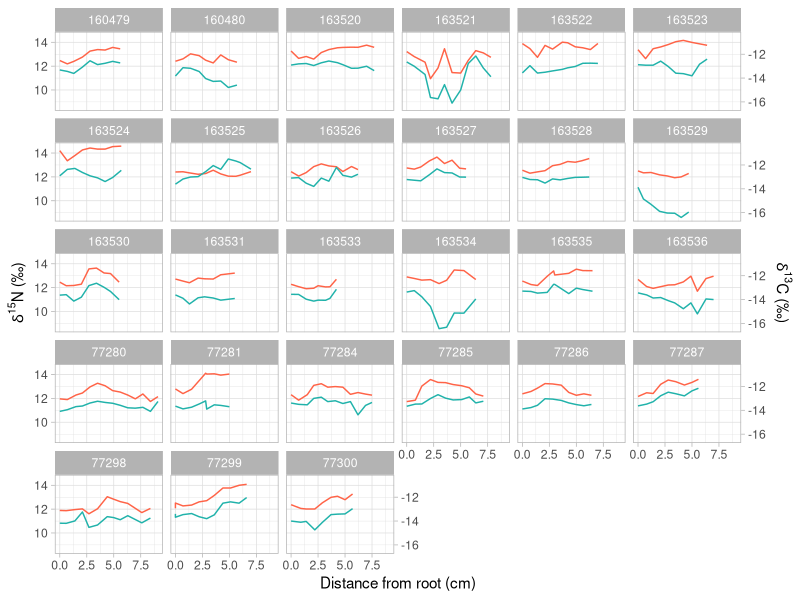
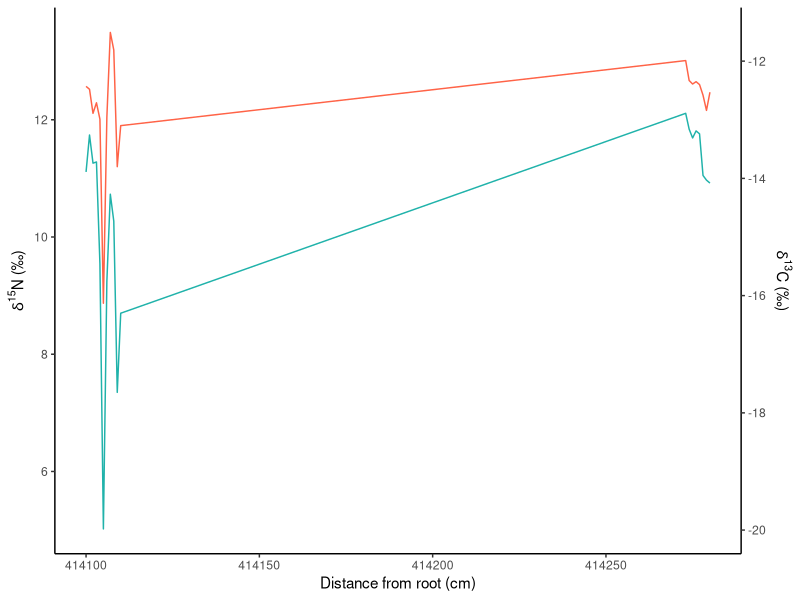

The R source for these figures, in order:
## ---- chunk 1
knitr::opts_chunk$set(echo = TRUE)
## ---- chunk 2
library(ggplot2)
library(dplyr)
library(ggthemes)

#load whisker data
whisker <- read.csv("whiskers.csv")
whisker$OtterID<-as.character(whisker$OtterID)

## ---- chunk 3

# for right now, I want to separate 163532 because it is an odd otter
oddotter<- filter(whisker, OtterID=="163532")
whisker<- filter(whisker, OtterID != "163532")
## ---- chunk 4
ggplot(data=whisker) +
  geom_line(aes(x=distance, y=N), colour="tomato") +
  geom_line(aes(x=distance, y=C+25), colour="lightseagreen") +
  labs(x= "Distance from root (cm)", 
       y=expression(paste(delta^15, "N (\u2030)" )), 
       colour = "Isotope")  +
  scale_y_continuous(sec.axis = sec_axis(~.-25, 
       name = expression(paste(delta^13, "C (\u2030)" )))) +
  facet_wrap(vars(OtterID), nrow=5) +
  theme_light()
## ---- chunk 5

ggplot(data=oddotter) + theme_classic() +
  geom_line(aes(x=SIN, y=N), colour="tomato") +
  geom_line(aes(x=SIN, y=C+25), colour="lightseagreen") +
  labs(x= "Distance from root (cm)", 
       y=expression(paste(delta^15, "N (\u2030)" )), 
       colour = "Isotope")  +
  scale_y_continuous(sec.axis = sec_axis(~.-25, 
       name = expression(paste(delta^13, "C (\u2030)" ))))
